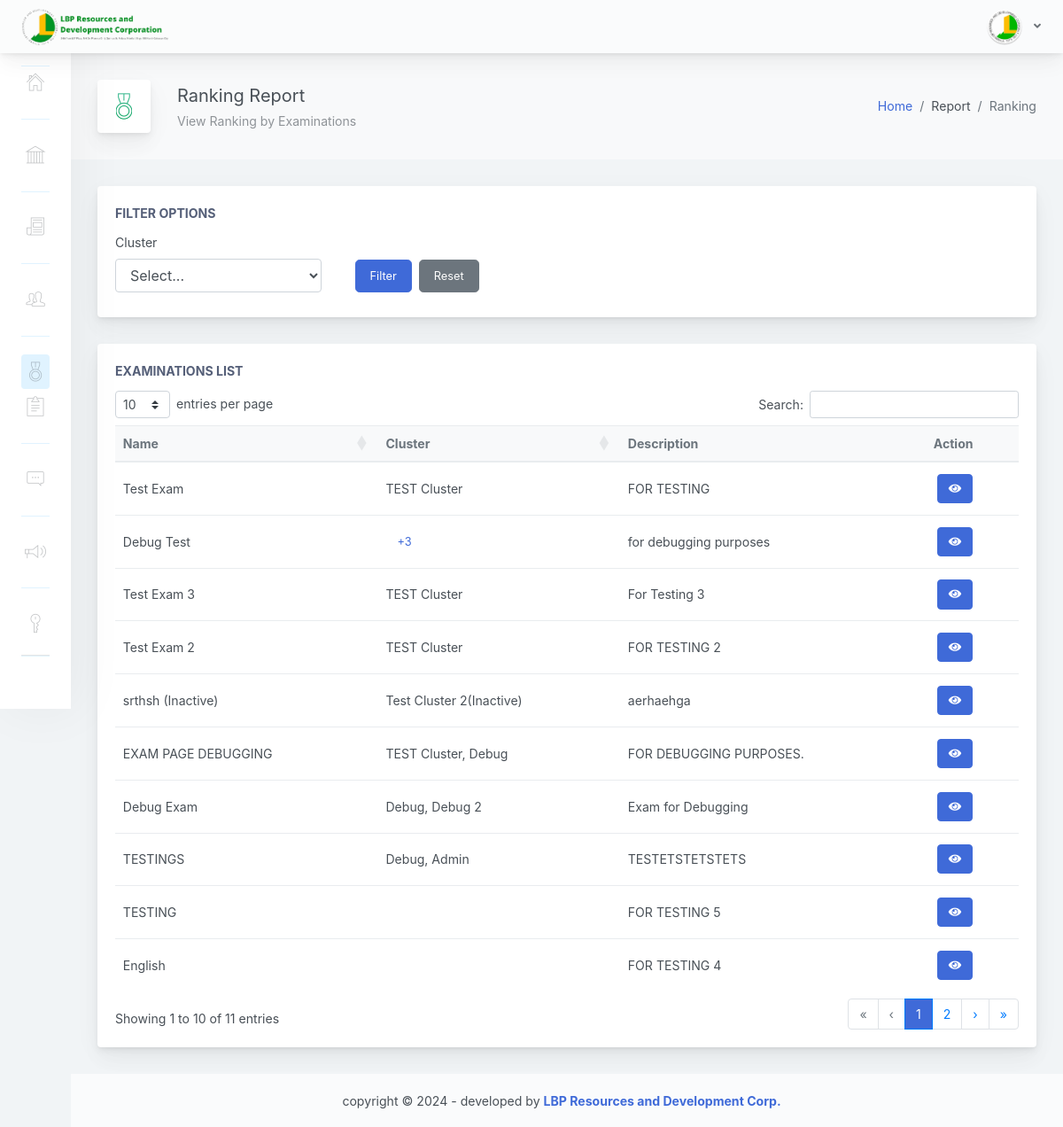
Page /adminpanel/home.php?page=report-ranking (signed in) on the committed database.
### tables this page shows
CREATE TABLE `exam_tbl` (
  `ex_id` int(11) NOT NULL,
  `ex_title` varchar(255) NOT NULL,
  `ex_description` varchar(255) NOT NULL,
  `ex_time_limit` int(11) NOT NULL,
  `ex_qstn_limit` int(11) NOT NULL,
  `ex_disable_prv` varchar(255) NOT NULL,
  `ex_random_qstn` varchar(255) NOT NULL,
  `ex_status` int(1) NOT NULL,
  `ex_created` timestamp NOT NULL DEFAULT current_timestamp() ON UPDATE current_timestamp()
);

### adminpanel/pages/report-ranking.php (the view, shortened to what this page needs)
<?php
    $stmt1 = $conn->prepare("SELECT * FROM exam_tbl ORDER BY ex_created DESC");
    $selExam = $stmt1->execute();
?>
                <div class="app-main__inner">
                    <div class="app-page-title">
                        <div class="page-title-wrapper">
                            <div class="page-title-heading">
                                <div class="page-title-icon">
                                    <i class="pe-7s-medal icon-gradient bg-grow-early">
                                    </i>
                                </div>
                                <div>Ranking Report
                                    <div class="page-title-subheading">
                                        View Ranking by Examinations
                                    </div>
                                </div>
                            </div>
                            <div class="page-title-actions">
                            <ol class="breadcrumb">
                                <li class="breadcrumb-item"><a href="home.php">Home</a></li>
                                <li class="breadcrumb-item">Report</li>
                                <li class="breadcrumb-item active" aria-current="page">Ranking</li>
                            </ol>
                            </div>
                        </div>
                    </div>
                    <div class="row">
                        <div class="col-md-12">
                            <div class="main-card mb-3 card">
                                <div class="card-body">
                                    <div class="card-title">Filter Options</div>
                                    <div class="row">
                                        <div class="col-md-3 mr-2 mb-2">
                                            <label for="filter_cluster">Cluster</label>
                                            <select class="form-control" name="filter_cluster" id="filter_cluster">
                                                <option value="">Select...</option>
                                            </select>
                                        </div>
                                        <div class="col-md-3 d-flex align-items-end mb-2">
                                            <button class="btn btn-lg btn-primary mr-2" id="filter-btn">Filter</button>
                                            <button class="btn btn-lg btn-secondary" id="reset-btn">Reset</button>
                                        </div>
                                    </div>
                                </div>
                            </div>
                        </div>
                    </div>
                    <div class="row">
                        <div class="col-md-12">
                            <div class="main-card mb-3 card">
                                <div class="card-body">
                                    <div class="card-title">Examinations List</div>
                                    <table class="mb-0 table table-hover dt-sort" id="tableList" width="100%">
                                        <thead class="thead-light">
                                        <tr>
                                            <th>Name</th>
                                            <th>Cluster</th>
                                            <th data-dt-order="disable">Description</th>
                                            <th data-dt-order="disable">Action</th>
                                        </tr>
                                        </thead>
                                        <tbody>
                                        <?php
                                            while ($row = $stmt1->fetch(PDO::FETCH_ASSOC)) {
                                                $ex_id = $row['ex_id'];
                                                $ex_title = $row['ex_title'];
                                                $ex_description = $row['ex_description'];
                                                $ex_status = $row['ex_status'];
                                                $statusText = ($ex_status == 1) ? 'Active' : 'Inactive';
                                                if ($statusText != 'Active') {
                                                    $titleText = $ex_title . ' (' . $statusText . ')';
                                                } else {
                                                    $titleText = $ex_title;
                                                }
                                                $stmt4 = $conn->prepare("SELECT * FROM exam_cluster_tbl WHERE ex_id = :ex_id");
                                                $stmt4->bindParam(':ex_id', $ex_id);
                                                $stmt4->execute();
                                                $clusterCount = 0;
                                                $clusterNames = [];
                                                while ($row = $stmt4->fetch(PDO::FETCH_ASSOC)) {
                                                    $clu_id = $row['clu_id'];
                                                    $stmt5 = $conn->prepare("SELECT clu_name, clu_status FROM cluster_tbl WHERE clu_id = :clu_id");
                                                    $stmt5->bindParam(':clu_id', $clu_id);
                                                    $stmt5->execute();
                                                    $cluster = $stmt5->fetch(PDO::FETCH_ASSOC);
                                                    if ($cluster) {
                                                        $clusterName = $cluster['clu_status'] == 0 ? $cluster['clu_name'] . "(Inactive)" : $cluster['clu_name'];
                                                        $clusterNames[] = $clusterName;
                                                        $clusterCount++;
                                                    }
                                                }
                                            ?>
                                                <tr>
                                                    <td><?php echo htmlspecialchars($titleText); ?></td>
                                                    <td>
                                                        <?php
                                                        if ($clusterCount > 2) {
                                                            echo '<button class="btn btn-link" data-toggle="tooltip" data-placement="bottom" title="' . implode(', ', $clusterNames) . '">+' . $clusterCount . '</button>';
                                                        } else {
                                                            echo implode(', ', $clusterNames);
                                                        }
                                                        ?>
                                                    </td>
                                                    <td><?php echo htmlspecialchars($ex_description); ?></td>
                                                    <td>
                                                        <a href="?page=report-ranking-exam&id=<?php echo $ex_id; ?>" class="btn btn-primary m-1" id="view-btn" data-toggle="tooltip" data-placement="bottom" title="View">
                                                            <i class="fas fa-eye"></i>
                                                        </a>
                                                    </td>
                                                </tr>
                                            <?php
                                                }
                                            ?>
                                        </tbody>
                                    </table>
                                </div>
                            </div>
                        </div>
                    </div>
                </div>

### css/datatables.css (style rules this page uses)
:root { --dt-row-selected: 2, 117, 216; --dt-row-selected-text: 255, 255, 255; --dt-row-selected-link: 9, 10, 11; --dt-row-stripe: 0, 0, 0; --dt-row-hover: 0, 0, 0; --dt-column-ordering: 0, 0, 0; --dt-html-background: white; }
table.dataTable thead > tr > th.dt-orderable-asc, table.dataTable thead > tr > th.dt-orderable-desc, table.dataTable thead > tr > th.dt-ordering-asc, table.dataTable thead > tr > th.dt-ordering-desc, table.dataTable thead > tr > td.dt-orderable-asc, table.dataTable thead > tr > td.dt-orderable-desc, table.dataTable thead > tr > td.dt-ordering-asc, table.dataTable thead > tr > td.dt-ordering-desc { position: relative; padding-right: 30px; }
table.dataTable thead > tr > th.dt-orderable-asc, table.dataTable thead > tr > th.dt-orderable-desc, table.dataTable thead > tr > td.dt-orderable-asc, table.dataTable thead > tr > td.dt-orderable-desc { cursor: pointer; }
table.dataTable th, table.dataTable td { box-sizing: border-box; }
table.dataTable thead th, table.dataTable thead td, table.dataTable tfoot th, table.dataTable tfoot td { text-align: left; }
table.dataTable.table { clear: both; max-width: none; border-spacing: 0; margin-bottom: 0; }
table.dataTable.table > tbody > tr { background-color: transparent; }

### css/custom.css (style rules this page uses)
:root { --color-blue: #5897fc; --color-blue-grayed: #e0ecff; }

### rows in the picture
exam_tbl: ex_title "Test Exam", clusterNames "TEST Cluster", ex_description "FOR TESTING"
exam_tbl: ex_title "Debug Test", clusterCount "3", ex_description "for debugging purposes"
exam_tbl: ex_title "Test Exam 3", clusterNames "TEST Cluster", ex_description "For Testing 3"
exam_tbl: ex_title "Test Exam 2", clusterNames "TEST Cluster", ex_description "FOR TESTING 2"
exam_tbl: titleText "srthsh (Inactive)", clusterNames "Test Cluster 2(Inactive)", ex_description "aerhaehga"
exam_tbl: ex_title "EXAM PAGE DEBUGGING", clusterNames "TEST Cluster, Debug", ex_description "FOR DEBUGGING PURPOSES."
exam_tbl: ex_title "Debug Exam", clusterNames "Debug, Debug 2", ex_description "Exam for Debugging"
exam_tbl: ex_title "TESTINGS", clusterNames "Debug, Admin", ex_description "TESTETSTETSTETS"
exam_tbl: ex_title "TESTING", ex_description "FOR TESTING 5"
exam_tbl: ex_title "English", ex_description "FOR TESTING 4"
